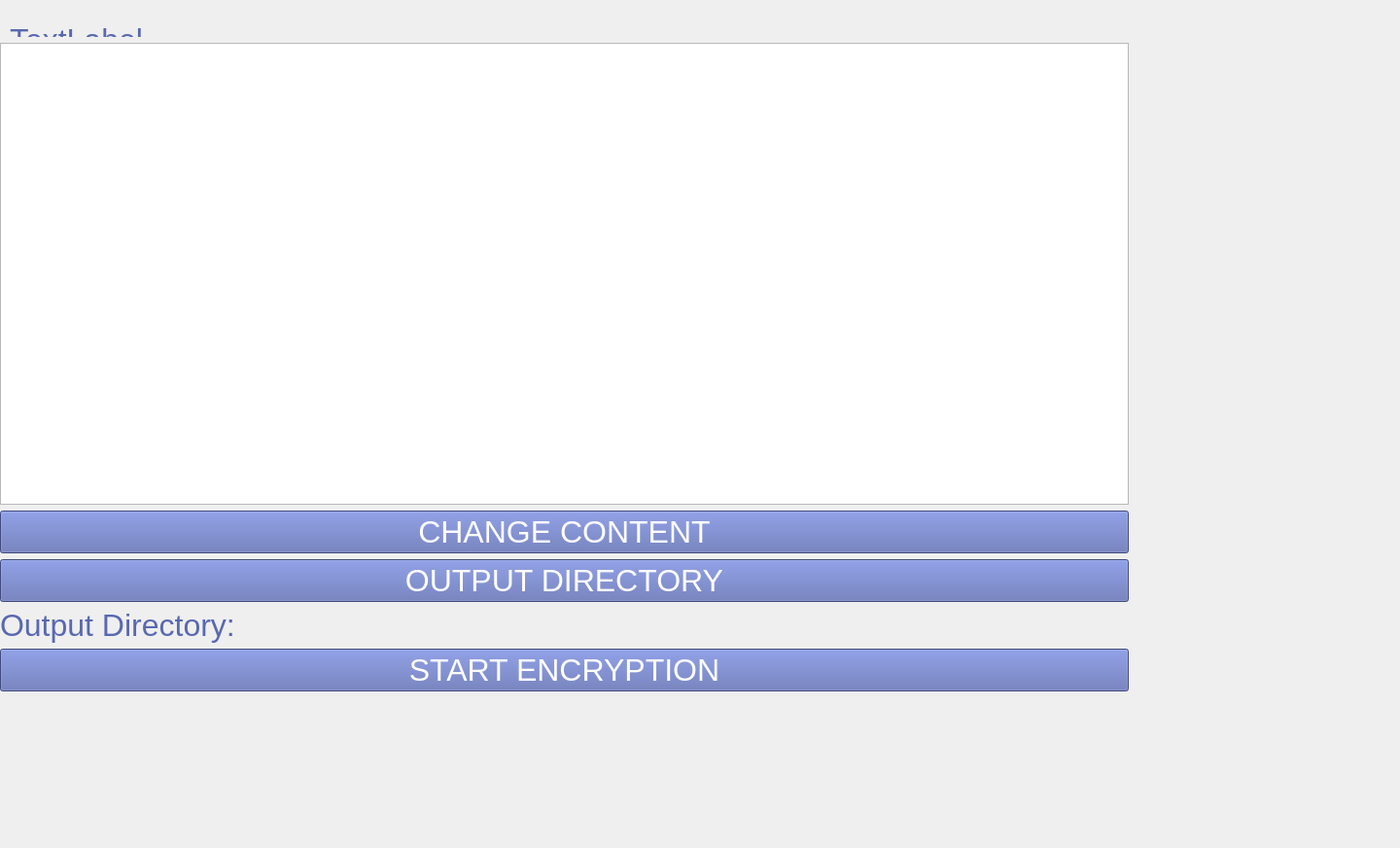
<?xml version="1.0" encoding="UTF-8"?>
<ui version="4.0">
 <class>Encryptor</class>
 <widget class="QWidget" name="Encryptor">
  <property name="geometry">
   <rect>
    <x>0</x>
    <y>0</y>
    <width>1440</width>
    <height>872</height>
   </rect>
  </property>
  <property name="windowTitle">
   <string>Form</string>
  </property>
  <widget class="QWidget" name="">
   <property name="geometry">
    <rect>
     <x>0</x>
     <y>10</y>
     <width>1161</width>
     <height>701</height>
    </rect>
   </property>
   <layout class="QVBoxLayout" name="verticalLayout">
    <item>
     <widget class="QWidget" name="productHeaderWidget" native="true">
      <property name="maximumSize">
       <size>
        <width>16777215</width>
        <height>50</height>
       </size>
      </property>
      <widget class="QLabel" name="productLabel">
       <property name="geometry">
        <rect>
         <x>10</x>
         <y>15</y>
         <width>1141</width>
         <height>31</height>
        </rect>
       </property>
       <property name="font">
        <font>
         <family>Arial</family>
         <pointsize>24</pointsize>
        </font>
       </property>
       <property name="styleSheet">
        <string notr="true">color: #5968B0;</string>
       </property>
       <property name="text">
        <string>TextLabel</string>
       </property>
      </widget>
     </widget>
    </item>
    <item>
     <widget class="QListWidget" name="encryptorListWidget">
      <property name="maximumSize">
       <size>
        <width>16777215</width>
        <height>475</height>
       </size>
      </property>
     </widget>
    </item>
    <item>
     <layout class="QVBoxLayout" name="verticalLayout_2">
      <item>
       <widget class="QPushButton" name="changeContentButton">
        <property name="font">
         <font>
          <family>Arial</family>
          <pointsize>24</pointsize>
         </font>
        </property>
        <property name="cursor">
         <cursorShape>PointingHandCursor</cursorShape>
        </property>
        <property name="styleSheet">
         <string notr="true">color: white;
background: #5968B0;</string>
        </property>
        <property name="text">
         <string>CHANGE CONTENT</string>
        </property>
       </widget>
      </item>
      <item>
       <widget class="QPushButton" name="outputDirectoryButton">
        <property name="font">
         <font>
          <family>Arial</family>
          <pointsize>24</pointsize>
         </font>
        </property>
        <property name="cursor">
         <cursorShape>PointingHandCursor</cursorShape>
        </property>
        <property name="styleSheet">
         <string notr="true">color: white;
background: #5968B0;</string>
        </property>
        <property name="text">
         <string>OUTPUT DIRECTORY</string>
        </property>
       </widget>
      </item>
      <item>
       <widget class="QLabel" name="outputDirectoryLabel">
        <property name="font">
         <font>
          <family>Arial</family>
          <pointsize>24</pointsize>
         </font>
        </property>
        <property name="styleSheet">
         <string notr="true">color: #5968B0;</string>
        </property>
        <property name="text">
         <string>Output Directory: </string>
        </property>
       </widget>
      </item>
      <item>
       <widget class="QPushButton" name="startEncryptionButton">
        <property name="font">
         <font>
          <family>Arial</family>
          <pointsize>24</pointsize>
         </font>
        </property>
        <property name="cursor">
         <cursorShape>PointingHandCursor</cursorShape>
        </property>
        <property name="styleSheet">
         <string notr="true">color: white;
background: #5968B0;</string>
        </property>
        <property name="text">
         <string>START ENCRYPTION</string>
        </property>
       </widget>
      </item>
     </layout>
    </item>
   </layout>
  </widget>
 </widget>
 <resources/>
 <connections/>
</ui>
